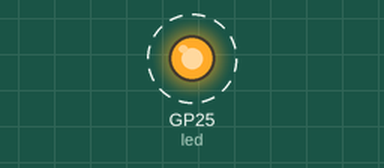
Bench run of a program on a simulated Raspberry Pi Pico running MicroPython. Parts: output pins drawn as LEDs (lit = HIGH). Dashed ring = blinking. What the program prints to the serial console is not drawn. At 20.0 s the program stops and its outputs stay as they are.

Above: at 0.5 s.
Timing chart, 0 to 4.6 s (numbered marks = the images above):
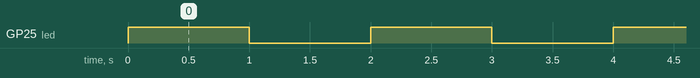

The program:

clignottement_led_interne.py
```python
"""
Auteur : Marc-Antoine BUCHET
Date : 18 juillet 2022

BUT :
Faire clignoter N fois la LED incluse sur le Raspberry Pi Pico.
La LED interne est connectée au pin 25.
"""

# Imports :
from machine import Pin
import time

# Paramètres du clignotement :
N = 10 # Nombre de cycles
duree_on = 1. # s
duree_off = 1. # s

# Paramétrage des pins :
led = Pin(25, Pin.OUT)

# Boucle :
for i in range(N) :
    print(i) # Pour suivre le nombre de clignottements
    led.value(1)
    time.sleep(duree_on)
    led.value(0)
    time.sleep(duree_off)
```

Measured:
- by itself, GP25 (led): alternates HIGH for 1.0 s and LOW for 1.0 s, 20 changes in all, then stays LOW
